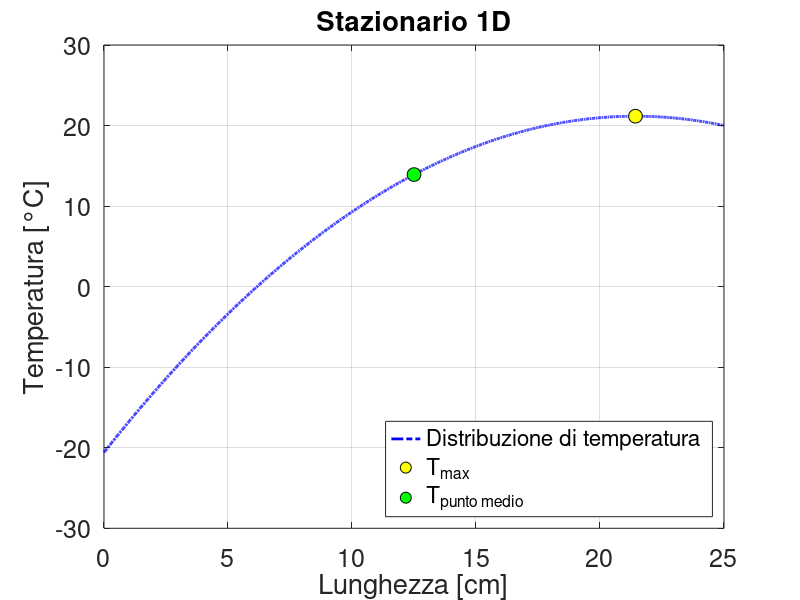
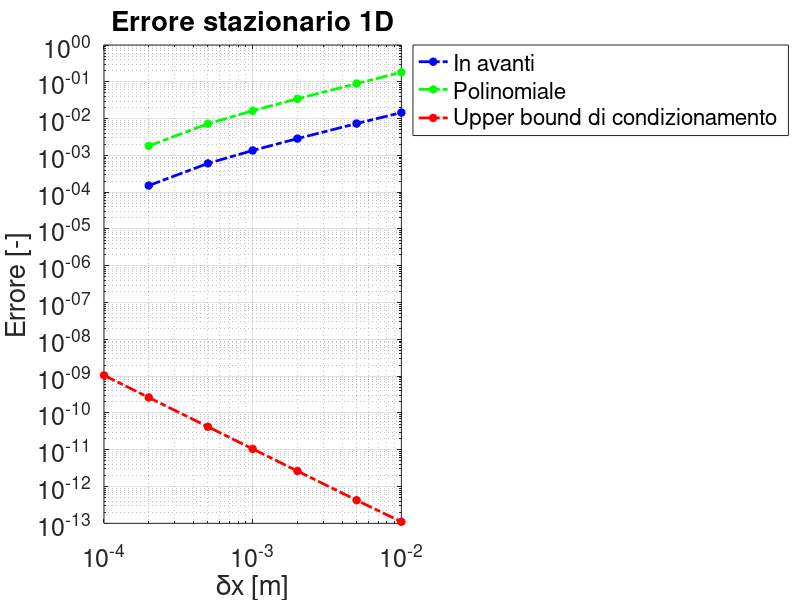

Write the MATLAB code that produced these figures, in order.
clc; clear; close all;
%% dati
% dominio
% Text:0 --- muro --- end:Tint
% geometrici
tb = 25e-2;

% fisici
kb = .55;
Tint = 20;
hhext = 25;
Text = -5;
qqq = 1e3;

%% verifico convergenza dell'errore
dxv = [1e-4 2e-4 5e-4 1e-3 2e-3 5e-3 1e-2];
err = zeros(size(dxv));
err2 = zeros(size(dxv));
errcond = zeros(size(dxv));
for jjerr = 1:length(dxv)
    %% griglia
    dx = dxv(jjerr);
    xx = (0:dx:tb)';
    nn = length(xx);

    %% costruisco il sistema
    diag_si = ones(nn,1);
    diag_p = -2*ones(nn,1);
    AA = spdiags([diag_si diag_p diag_si],-1:1,nn,nn);
    bb = -qqq/kb*ones(nn,1)*dx^2;

    % --- condizioni al contorno ---
    % robin esterno
    AA(1,1) = -1+hhext*dx;
    AA(1,2) = 1;
    bb(1) = hhext*dx*Text;
    
    % dirichlet interno
    AA(end,end-1) = 0;
    AA(end,end) = 1;
    bb(end) = Tint;
    
    % robin esterno polinomiale
    AA2 = AA; bb2 = bb;
    AA2(1,1) = -1+hhext*dx;
    AA2(1,2) = 4;
    AA2(1,3) = -3;
    bb2(1) = 2*hhext*dx*Text;
    
    %% risolvo il sistema
    TT = AA\bb;
    TT2 = AA2\bb2;
    
    %% calcolo errori
    errcond(jjerr) = condest(AA)/(1-eps*condest(AA))*2*eps;
    if jjerr == 1 % soluzione più precisa
        dxref = dx;
        TTref = TT;
        TT2ref = TT2;
        xxref = xx;
    else
        err(jjerr) = norm(TTref(1:round(dx/dxref):end)-TT)/norm(TTref(1:round(dx/dxref):end)-Tint);
        err2(jjerr) = norm(TT2ref(1:round(dx/dxref):end)-TT2)/norm(TT2ref(1:round(dx/dxref):end)-Tint);
    end
end

%% post production
% temperatura massima
[Tmax, nnmax] = max(TTref);
xmax = tb-xxref(nnmax);
fprintf('La temperatura massima raggiunta è %.2f °C, a %.2f cm dalla parete interna.\n',Tmax,xmax*1e2)

% temperatura centrale
xxave = xxref(round(length(xxref)/2));
TTave = TTref(round(length(xxref)/2));
fprintf('La temperatura del punto medio è %.2f °C.\n',TTave)

% plot temperatura
figure
plot(xxref*1e2,TTref,'b-.','linewidth',2)
hold on
plot(xxref(nnmax)*1e2,TTref(nnmax),'ko','markersize',10,'markerfacecolor','y')
hold on
plot(xxave*1e2,TTave,'ko','markersize',10,'markerfacecolor','g')
legend('Distribuzione di temperatura','T_{max}','T_{punto medio}','location','southeast')
xlabel('Lunghezza [cm]')
ylabel('Temperatura [°C]')
title('Stazionario 1D')
grid on
box on
set(gca,'fontsize',18)

% plot errore
figure
loglog(dxv,err,'b-.*','linewidth',2)
hold on
loglog(dxv,err2,'g-.*','linewidth',2)
hold on
loglog(dxv,errcond,'r-.*','linewidth',2)
legend('In avanti','Polinomiale','Upper bound di condizionamento','location','northeastoutside')
xlabel('\deltax [m]')
ylabel('Errore [-]')
title('Errore stazionario 1D')
grid on
box on
set(gca,'fontsize',18)
